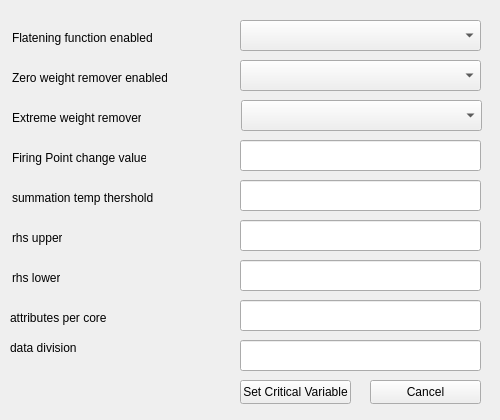
<?xml version="1.0" encoding="UTF-8"?>
<ui version="4.0">
 <class>set_critical_variable</class>
 <widget class="QWidget" name="set_critical_variable">
  <property name="geometry">
   <rect>
    <x>0</x>
    <y>0</y>
    <width>500</width>
    <height>420</height>
   </rect>
  </property>
  <property name="minimumSize">
   <size>
    <width>500</width>
    <height>420</height>
   </size>
  </property>
  <property name="maximumSize">
   <size>
    <width>500</width>
    <height>420</height>
   </size>
  </property>
  <property name="windowTitle">
   <string>Form</string>
  </property>
  <widget class="QPushButton" name="pushButton_set_critical_variable">
   <property name="geometry">
    <rect>
     <x>240</x>
     <y>380</y>
     <width>111</width>
     <height>24</height>
    </rect>
   </property>
   <property name="text">
    <string>Set Critical Variable</string>
   </property>
  </widget>
  <widget class="QPushButton" name="pushButton_cancel">
   <property name="geometry">
    <rect>
     <x>370</x>
     <y>380</y>
     <width>111</width>
     <height>24</height>
    </rect>
   </property>
   <property name="text">
    <string>Cancel</string>
   </property>
  </widget>
  <widget class="QLineEdit" name="lineEdit_firing_point">
   <property name="geometry">
    <rect>
     <x>240</x>
     <y>140</y>
     <width>241</width>
     <height>31</height>
    </rect>
   </property>
  </widget>
  <widget class="QLineEdit" name="lineEdit_summation_temp">
   <property name="geometry">
    <rect>
     <x>240</x>
     <y>180</y>
     <width>241</width>
     <height>31</height>
    </rect>
   </property>
  </widget>
  <widget class="QLineEdit" name="lineEdit_rhs_upper">
   <property name="geometry">
    <rect>
     <x>240</x>
     <y>220</y>
     <width>241</width>
     <height>31</height>
    </rect>
   </property>
  </widget>
  <widget class="QLineEdit" name="lineEdit_rhs_lower">
   <property name="geometry">
    <rect>
     <x>240</x>
     <y>260</y>
     <width>241</width>
     <height>31</height>
    </rect>
   </property>
  </widget>
  <widget class="QLineEdit" name="lineEdit_attribute_per_core">
   <property name="geometry">
    <rect>
     <x>240</x>
     <y>300</y>
     <width>241</width>
     <height>31</height>
    </rect>
   </property>
  </widget>
  <widget class="QLineEdit" name="lineEdit_data_division">
   <property name="geometry">
    <rect>
     <x>240</x>
     <y>340</y>
     <width>241</width>
     <height>31</height>
    </rect>
   </property>
  </widget>
  <widget class="QLabel" name="label_5">
   <property name="geometry">
    <rect>
     <x>12</x>
     <y>150</y>
     <width>134</width>
     <height>16</height>
    </rect>
   </property>
   <property name="text">
    <string>Firing Point change value</string>
   </property>
  </widget>
  <widget class="QLabel" name="label_6">
   <property name="geometry">
    <rect>
     <x>12</x>
     <y>190</y>
     <width>145</width>
     <height>16</height>
    </rect>
   </property>
   <property name="text">
    <string>summation temp thershold</string>
   </property>
  </widget>
  <widget class="QLabel" name="label_7">
   <property name="geometry">
    <rect>
     <x>12</x>
     <y>230</y>
     <width>50</width>
     <height>16</height>
    </rect>
   </property>
   <property name="text">
    <string>rhs upper</string>
   </property>
  </widget>
  <widget class="QLabel" name="label_10">
   <property name="geometry">
    <rect>
     <x>10</x>
     <y>340</y>
     <width>67</width>
     <height>16</height>
    </rect>
   </property>
   <property name="text">
    <string>data division</string>
   </property>
  </widget>
  <widget class="QLabel" name="label_9">
   <property name="geometry">
    <rect>
     <x>10</x>
     <y>310</y>
     <width>96</width>
     <height>16</height>
    </rect>
   </property>
   <property name="text">
    <string>attributes per core</string>
   </property>
  </widget>
  <widget class="QLabel" name="label_8">
   <property name="geometry">
    <rect>
     <x>12</x>
     <y>270</y>
     <width>48</width>
     <height>16</height>
    </rect>
   </property>
   <property name="text">
    <string>rhs lower</string>
   </property>
  </widget>
  <widget class="QLabel" name="label_4">
   <property name="geometry">
    <rect>
     <x>12</x>
     <y>110</y>
     <width>129</width>
     <height>16</height>
    </rect>
   </property>
   <property name="text">
    <string>Extreme weight remover</string>
   </property>
  </widget>
  <widget class="QComboBox" name="comboBox_extreame_weight">
   <property name="geometry">
    <rect>
     <x>241</x>
     <y>100</y>
     <width>241</width>
     <height>31</height>
    </rect>
   </property>
  </widget>
  <widget class="QLabel" name="label_2">
   <property name="geometry">
    <rect>
     <x>12</x>
     <y>30</y>
     <width>145</width>
     <height>16</height>
    </rect>
   </property>
   <property name="text">
    <string>Flatening function enabled</string>
   </property>
  </widget>
  <widget class="QComboBox" name="comboBox_flatening">
   <property name="geometry">
    <rect>
     <x>240</x>
     <y>20</y>
     <width>241</width>
     <height>31</height>
    </rect>
   </property>
  </widget>
  <widget class="QLabel" name="label_3">
   <property name="geometry">
    <rect>
     <x>12</x>
     <y>70</y>
     <width>155</width>
     <height>16</height>
    </rect>
   </property>
   <property name="text">
    <string>Zero weight remover enabled</string>
   </property>
  </widget>
  <widget class="QComboBox" name="comboBox_zero_weight">
   <property name="geometry">
    <rect>
     <x>240</x>
     <y>60</y>
     <width>241</width>
     <height>31</height>
    </rect>
   </property>
  </widget>
 </widget>
 <resources/>
 <connections/>
</ui>
